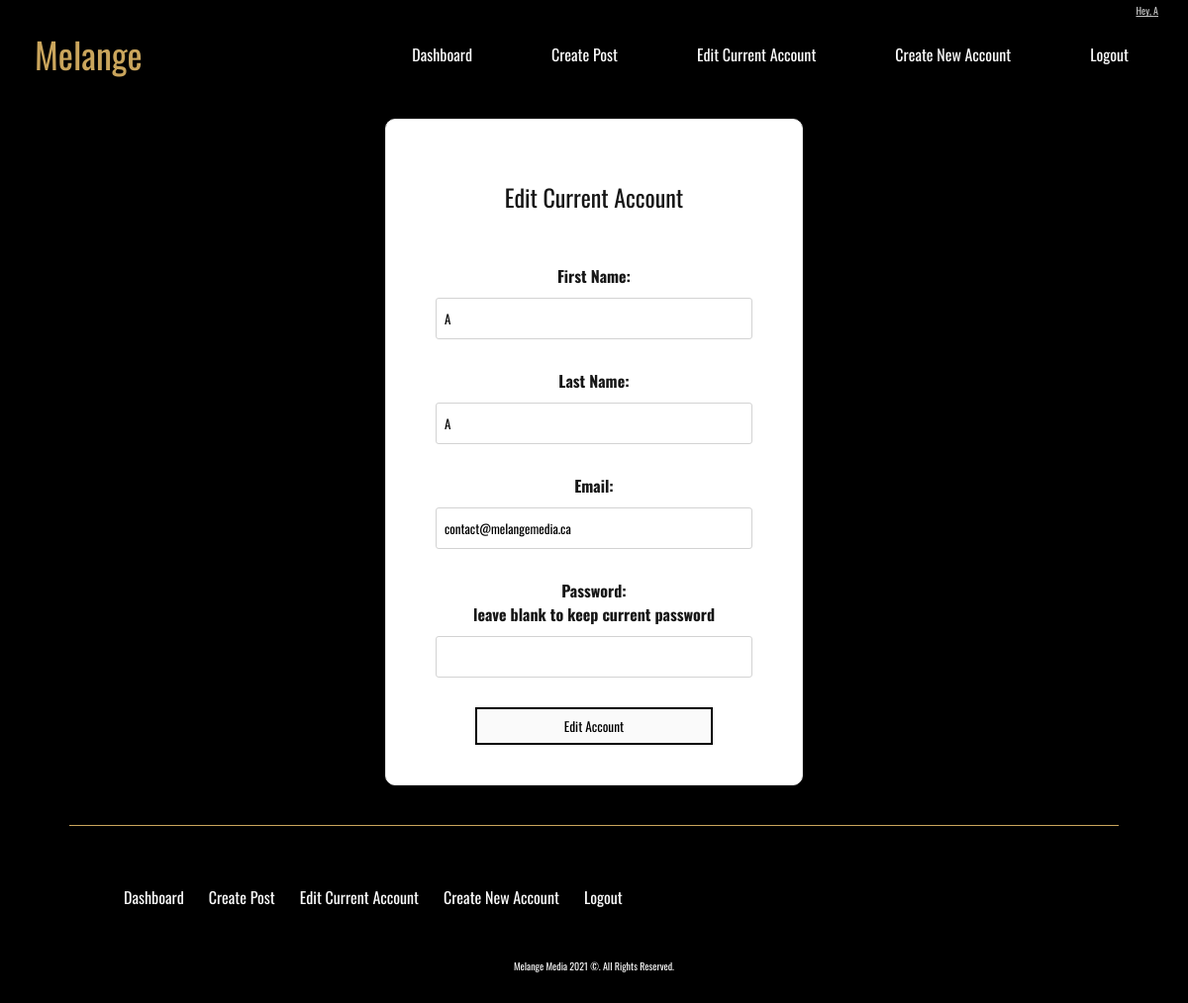
Screenshot of /admin/edituser.php (signed in) with the database file from the repository.
### tables this page shows
CREATE TABLE `tbl_user` (
  `user_id` int(3) NOT NULL,
  `user_fname` varchar(32) NOT NULL,
  `user_lname` varchar(32) NOT NULL,
  `user_email` varchar(128) NOT NULL,
  `user_password` varchar(32) NOT NULL,
  `verified` int(1) NOT NULL,
  `user_ip` varchar(64) NOT NULL,
  `user_hash` varchar(64) NOT NULL
);

### admin/scripts/user.php (called while the page is built, shortened)
<?php
function getSingleUser($id){
    $pdo = Database::getInstance()->getConnection();
    $get_user_query = 'SELECT * FROM tbl_user WHERE user_id = :id';
    $get_user_set = $pdo->prepare($get_user_query);
    $get_user_result = $get_user_set->execute(
        array(
            ':id'=>$id
        )
    );
    if($get_user_result){
        return $get_user_set;
    }else{
        return 'There was a problem accessing the user';
    }
}

### admin/edituser.php (the view, shortened to what this page needs)
<?php
    $id = $_SESSION['user_id'];
    $user = getSingleUser($id);
?>
<!DOCTYPE html>
<html lang="en">
<head>
    <?php include '../templates/adminHead.php';?>
</head>
<body>
    <main id='app'>
    <?php include '../templates/adminHeader.php';?>
        <div class="content userEdit adminSec">
            <form class='form' action="edituser" method="post">
            <h2 class='headerM'>Edit Current Account</h2>
            <?php while($info = $user->fetch(PDO::FETCH_ASSOC)): ?>
                    <label>First Name:</label>
                    <input type="text" name="fname" value="<?php echo $info['user_fname'];?>" required>
                    <label>Last Name:</label>
                    <input type="text" name="lname" value="<?php echo $info['user_lname'];?>" required>
                    <label>Email:</label>
                    <input type="email" name="email" value="<?php echo $info['user_email'];?>" required>
                    <label>Password: <br><span class='subhead'>leave blank to keep current password</span></label>
                    <input type="text" name="user_password">
                <?php endwhile;?>
                <button type="submit" class='button1' name="edit_user">Edit Account</button>
            </form>
        </div>
        <?php include '../templates/adminFooter.php';?>
    </main>
</body>
</html>

### rows the page displays
tbl_user: fname "A", lname "A", email "contact@melangemedia.ca"

### other values shown
$_SESSION['user_fname'] "A"
